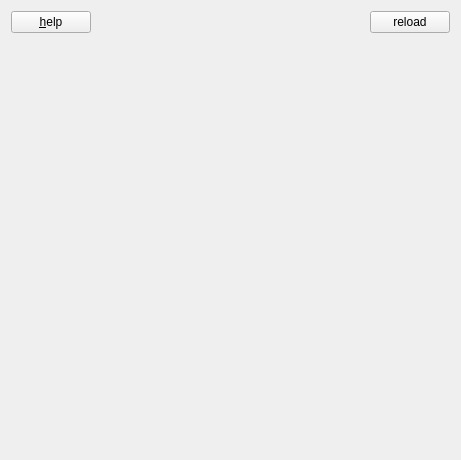
<?xml version="1.0" encoding="UTF-8"?>
<ui version="4.0">
 <class>GameScreen</class>
 <widget class="QWidget" name="GameScreen">
  <property name="geometry">
   <rect>
    <x>0</x>
    <y>0</y>
    <width>461</width>
    <height>460</height>
   </rect>
  </property>
  <property name="windowTitle">
   <string>Form</string>
  </property>
  <layout class="QVBoxLayout" name="verticalLayout">
   <item>
    <layout class="QHBoxLayout" name="horizontalLayout">
     <item>
      <widget class="QPushButton" name="helpButton">
       <property name="text">
        <string>&amp;help</string>
       </property>
       <property name="iconSize">
        <size>
         <width>32</width>
         <height>32</height>
        </size>
       </property>
      </widget>
     </item>
     <item>
      <spacer name="horizontalSpacer">
       <property name="orientation">
        <enum>Qt::Horizontal</enum>
       </property>
       <property name="sizeHint" stdset="0">
        <size>
         <width>40</width>
         <height>20</height>
        </size>
       </property>
      </spacer>
     </item>
     <item>
      <widget class="QPushButton" name="reload">
       <property name="sizePolicy">
        <sizepolicy hsizetype="Minimum" vsizetype="Fixed">
         <horstretch>0</horstretch>
         <verstretch>0</verstretch>
        </sizepolicy>
       </property>
       <property name="styleSheet">
        <string notr="true"/>
       </property>
       <property name="text">
        <string>reload</string>
       </property>
       <property name="iconSize">
        <size>
         <width>32</width>
         <height>32</height>
        </size>
       </property>
      </widget>
     </item>
    </layout>
   </item>
   <item>
    <widget class="GameWidget" name="gamewidget" native="true"/>
   </item>
  </layout>
 </widget>
 <customwidgets>
  <customwidget>
   <class>GameWidget</class>
   <extends>QWidget</extends>
   <header>gamewidget.h</header>
   <container>1</container>
  </customwidget>
 </customwidgets>
 <resources/>
 <connections/>
</ui>
